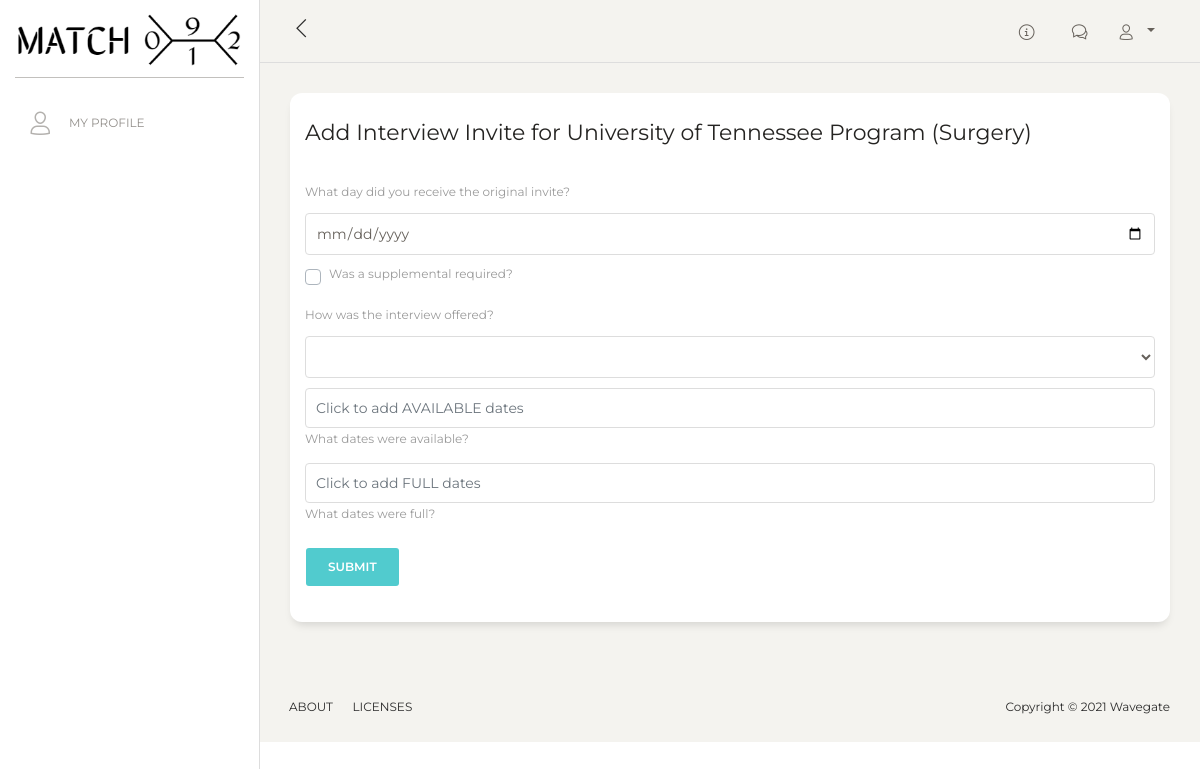
The page /add_interview/2950 (signed in) on the database its author committed.
### app/models.py (models this page shows, shortened)
class Program(db.Model):
	__tablename__ = 'program'
	id = db.Column(db.Integer, primary_key=True)
	specialty_id = db.Column(db.Integer, db.ForeignKey('specialty.id'))
	name = db.Column(db.Text)
	body = db.Column(db.Text)
	city = db.Column(db.String(140))
	state = db.Column(db.String(140))
	accreditation_id = db.Column(db.String(140))
	status = db.Column(db.String(140))
	url = db.Column(db.String(140))
	timestamp = db.Column(db.DateTime, index=True, default=datetime.utcnow)
	user_id = db.Column(db.Integer, db.ForeignKey('user.id'))
	users = db.relationship('User', cascade="all,delete",secondary=link, back_populates='programs', lazy='dynamic')
	interviews = db.relationship('Interview', backref='interviewer', lazy='dynamic')
	interview_dates = db.relationship('Interview_Date', backref='interviewer', lazy='dynamic')
	interview_impressions = db.relationship('Interview_Impression', backref='program', lazy='dynamic')
	language = db.Column(db.String(5))
	image = db.Column(db.String(140))
	salary = db.Column(db.Text)
	salary_url = db.Column(db.Text)
	imageurl = db.Column(db.Text)

class Specialty(db.Model):
	id = db.Column(db.Integer, primary_key=True)
	name = db.Column(db.String(140), index=True)
	programs = db.relationship('Program', backref='specialty', lazy='dynamic')
	users = db.relationship('User', backref='specialty', lazy='dynamic')
	posts = db.relationship('Post', backref='specialty', lazy='dynamic')
	threads = db.relationship('Thread', backref='specialty', lazy='dynamic')
	chats = db.relationship('Chat', backref='specialty', lazy='dynamic')

### app/main/routes.py (the view, shortened to what this page needs)
@bp.route('/add_interview/<int:program_id>', methods=['GET', 'POST'])
@login_required
def add_interview(program_id):
	specialty2 = session.get('specialty')
	program = Program.query.filter_by(id=program_id).first_or_404()
	form = AddInterviewForm(current_user.username, program)
	return render_template('add_interview.html',specialty2=specialty2, title=_('Add Interview Offer'),
						   form=form, program=program)

### app/main/forms.py
class AddInterviewForm(FlaskForm):
	date = DateField('What day did you receive the original invite?', validators=[Optional()])
	supplemental_required = BooleanField('Was a supplemental required?')
	method = SelectField('How was the interview offered?', choices=['','ERAS','Thalamus','Email'])
	submit = SubmitField(_l('Submit'))
	interview_dates = StringField()
	interview_invites = StringField()
	def __init__(self, user, program, *args, **kwargs):
		super(AddInterviewForm, self).__init__(*args, **kwargs)
		self.program = program
		self.user = user

### app/models.py (called while the page is built)
@login.user_loader
def load_user(id):
	return User.query.get(int(id))

	def new_messages(self):
		last_read_time = self.last_message_read_time or datetime(1900, 1, 1)
		return Message.query.filter_by(recipient=self).filter(
			Message.timestamp > last_read_time).count()

### app/templates/add_interview.html (shortened to what this page needs)
{% extends "base.html" %}
{% block content %}
<div class="content">
    <div class="row">
      <div class="col-md-12">
            <div class="card ">
              <div class="card-header ">
                <h5 class="card-title">Add Interview Invite for {{ program.name }} ({{ program.specialty.name }})</h5>
            </div>
            <div class="card-body ">
                <form action="" method="post">
                    <div class="form-group">
                        {{ form.date.label(class_="col-form-label") }}<br>
                        {{ form.date(class_="form-control datepick") }}
                    </div>
                    <div class="form-group">
                        <div class="form-group">
                            <div class="custom-control custom-checkbox">
                                {{ form.supplemental_required.label(class_="custom-control-label") }}
                            </div>
                        </div>
                        <div class="form-group">
                            {{ form.method.label(class_="col-form-label") }}<br>
                            {{ form.method(class_="form-control") }}
                        </div>
                        <div class="form-group">
                            {{ form.interview_dates(class_="form-control", placeholder="Click to add AVAILABLE dates")}}
                            <label for="mdp" class_="col-form-label">What dates were available?</label>
                        </div>
                        <div class="form-group">
                            {{ form.interview_invites(class_="form-control", placeholder="Click to add FULL dates")}}
                            <label for="mdp" class_="col-form-label">What dates were full?</label>
                        </div>
                    </div>
                    <div class="form-group">
                        <p>{{ form.submit(class_="btn btn-primary btn-md") }}</p>
                    </div>
                </form>
            </div>
    </div>
</div>
</div>
</div>
{% endblock %}
{% block scripts %}
<link rel="stylesheet" href="{{ url_for('static', filename='css/jquery-ui.css') }}">
<link rel="stylesheet" href="{{ url_for('static', filename='css/jquery-ui.multidatespicker.css') }}">
{% endblock %}

### rows shown on the page
Program: name "University of Tennessee Program"
Specialty: specialty.name "Surgery"
